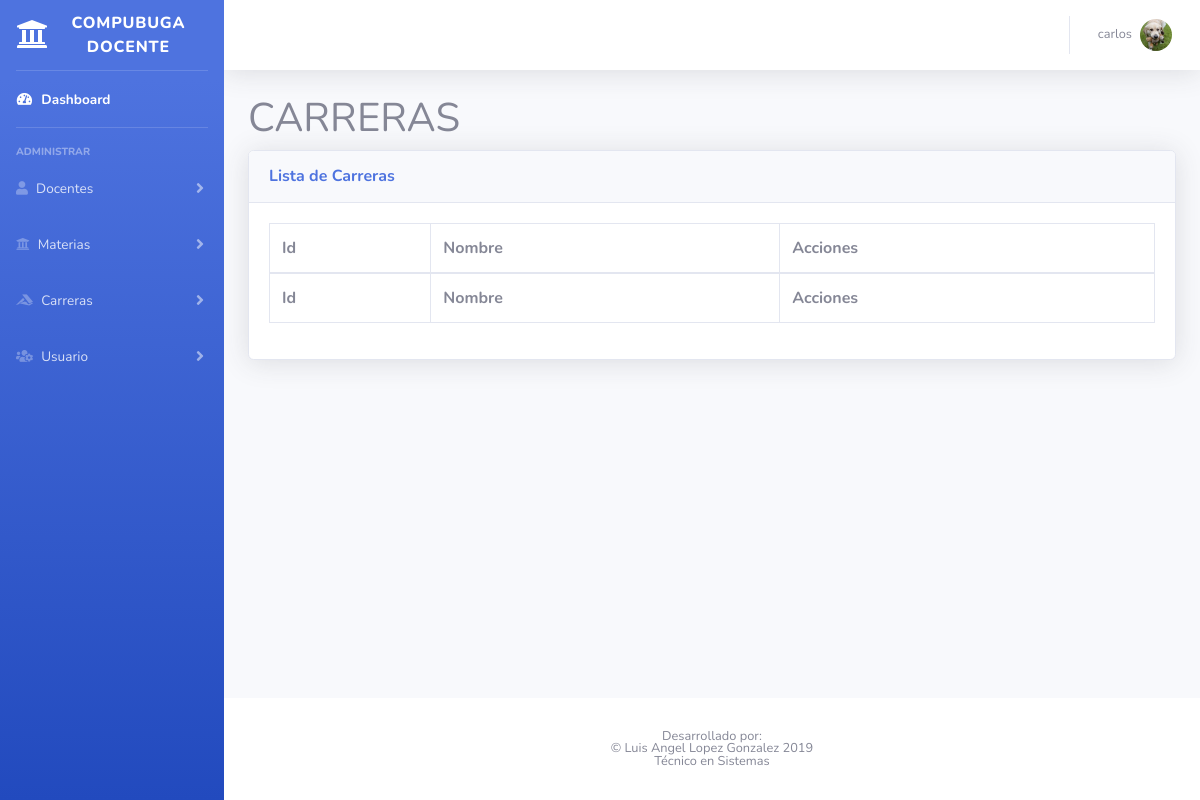
The page /carrera/carreraAdministrarVista.php (signed in) on the database as committed earlier.
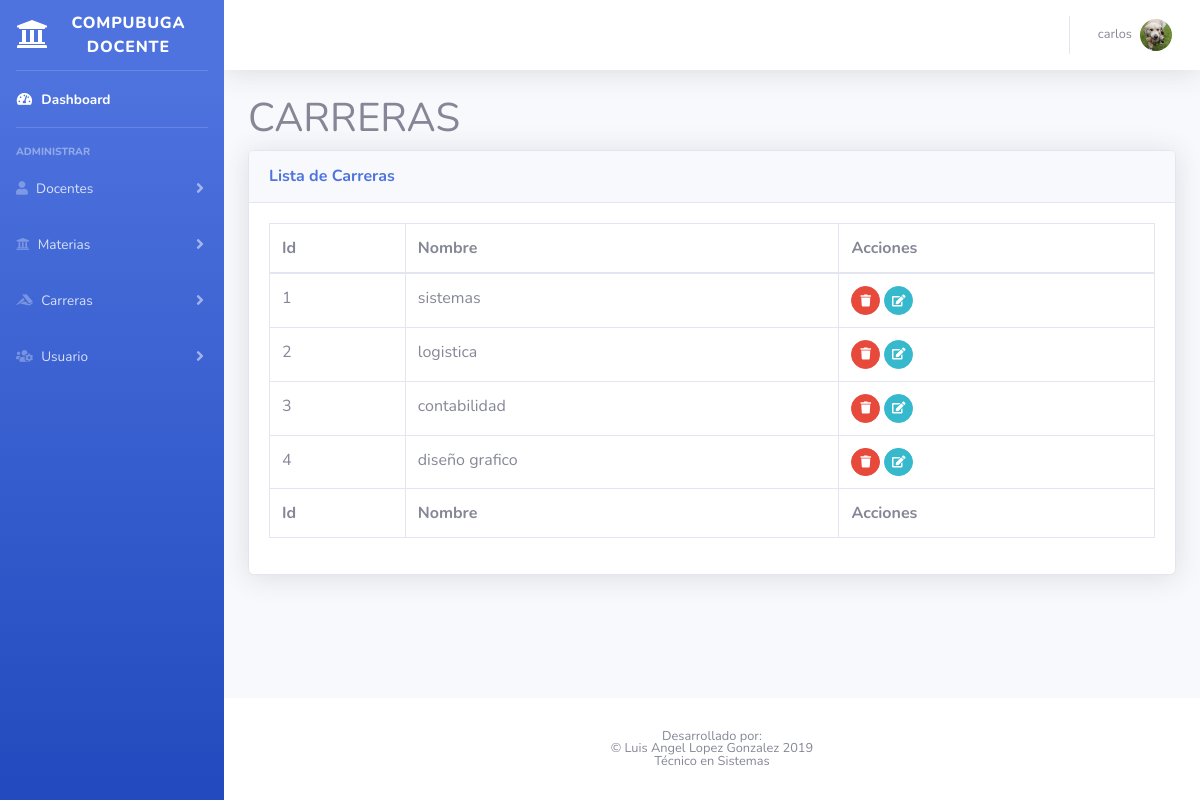
The same page on the database as committed later.
### tables this page shows
CREATE TABLE `carrera` (
  `id` int(11) NOT NULL,
  `nombre` varchar(100) NOT NULL
);

### carrera/carrerasModelo.php (called while the page is built, shortened)
<?php
include_once '../conexion.php';
class carrerasModelo {
    function mostrarTodos() {
        global $link;
        $consulta = "SELECT * FROM `carrera`";
        $query = mysqli_query($link, $consulta);
        return $query;
    }
}

### carrera/carreraAdministrarVista.php (the view, shortened to what this page needs)
<!DOCTYPE html>
<html lang="en">
    <head>
        <link href="../vendor/fontawesome-free/css/all.min.css" rel="stylesheet" type="text/css">
        <link href="../css/sb-admin-2.min.css" rel="stylesheet">
    </head>
    <body id="page-top">
        <div id="wrapper">
            <?php
            include_once '../componets/menu.php';
            ?>
            <div id="content-wrapper" class="d-flex flex-column">
                <div id="content">
                    <?php
                    include_once '../componets/navBar.php';
                    ?>
                    <div class="container">
                        <h1>CARRERAS</h1>
                        <div class="card shadow mb-4">
                            <div class="card-header py-3">
                                <h6 class="m-0 font-weight-bold text-primary">Lista de Carreras</h6>
                            </div>
                            <div class="card-body">
                                <div class="table-responsive">
                                    <table class="table table-bordered" id="dataTable" width="100%" cellspacing="0">
                                        <thead>
                                            <tr>
                                                <th>Id</th>
                                                <th>Nombre</th>
                                                <th>Acciones</th>
                                            </tr>
                                        </thead>
                                        <tfoot>
                                            <tr>
                                                <th>Id</th>
                                                <th>Nombre</th>
                                                <th>Acciones</th>
                                            </tr>
                                        </tfoot>
                                        <tbody>
                                            <?php
                                            include_once "carrerasModelo.php";
                                            $carrerasModelo = new carrerasModelo();
                                            $result = $carrerasModelo->mostrarTodos();
                                            $contador = 0;
                                            while ($fila = mysqli_fetch_array($result)) {
                                                if ($fila != NULL) {
                                                    $contador++;
                                                    echo '<tr>
                                            <td>' . $contador . '</td>
                                            <td>' . $fila['nombre'] . '</td>
                  <td>
                     <a href="#" onclick="eliminarModal(' . $fila['id'] . ')" class="btn btn-danger btn-circle btn-sm" data-toggle="tooltip" data-placement="bottom" title="Eliminar">
                        <i class="fas fa-trash"></i>
                          </a>
                    <a href="#" class="btn btn-info btn-circle btn-sm" data-toggle="tooltip" data-placement="bottom" title="Modificar">
                      <i class="fas fa-edit"></i>
                    </a>
                  </td>
                </tr>';
                                                }
                                            }
                                            ?>
                                        </tbody>
                                    </table>
                                </div>
                            </div>
                        </div>
                    </div>
                </div>
                <?php
                include_once '../componets/footer.php';
                ?>
            </div>
        </div>
    </body>
</html>

Rows that differ between the two databases and show on the page:
added carrera: nombre "sistemas"
added carrera: nombre "logistica"
added carrera: nombre "contabilidad"
added carrera: nombre "diseño grafico"
